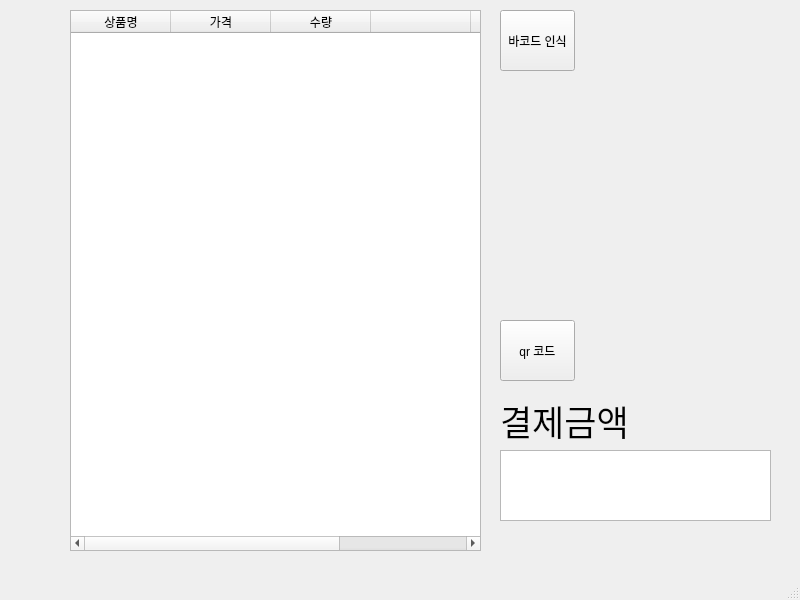
<?xml version="1.0" encoding="UTF-8"?>
<ui version="4.0">
 <class>MainWindow</class>
 <widget class="QMainWindow" name="MainWindow">
  <property name="geometry">
   <rect>
    <x>0</x>
    <y>0</y>
    <width>800</width>
    <height>600</height>
   </rect>
  </property>
  <property name="windowTitle">
   <string>MainWindow</string>
  </property>
  <widget class="QWidget" name="centralwidget">
   <widget class="QTableWidget" name="tableWidget">
    <property name="geometry">
     <rect>
      <x>70</x>
      <y>10</y>
      <width>411</width>
      <height>541</height>
     </rect>
    </property>
    <column>
     <property name="text">
      <string>상품명</string>
     </property>
    </column>
    <column>
     <property name="text">
      <string>가격</string>
     </property>
    </column>
    <column>
     <property name="text">
      <string>수량</string>
     </property>
    </column>
    <column>
     <property name="text">
      <string/>
     </property>
    </column>
    <column>
     <property name="text">
      <string/>
     </property>
    </column>
    <column>
     <property name="text">
      <string/>
     </property>
    </column>
   </widget>
   <widget class="QPushButton" name="pushButton">
    <property name="geometry">
     <rect>
      <x>500</x>
      <y>320</y>
      <width>75</width>
      <height>61</height>
     </rect>
    </property>
    <property name="text">
     <string>qr 코드</string>
    </property>
   </widget>
   <widget class="QLabel" name="label">
    <property name="geometry">
     <rect>
      <x>500</x>
      <y>390</y>
      <width>171</width>
      <height>61</height>
     </rect>
    </property>
    <property name="font">
     <font>
      <family>Adobe Arabic</family>
      <pointsize>26</pointsize>
     </font>
    </property>
    <property name="text">
     <string>결제금액</string>
    </property>
   </widget>
   <widget class="QTextEdit" name="textEdit">
    <property name="geometry">
     <rect>
      <x>500</x>
      <y>450</y>
      <width>271</width>
      <height>71</height>
     </rect>
    </property>
   </widget>
   <widget class="QPushButton" name="pushButton_2">
    <property name="geometry">
     <rect>
      <x>500</x>
      <y>10</y>
      <width>75</width>
      <height>61</height>
     </rect>
    </property>
    <property name="text">
     <string>바코드 인식</string>
    </property>
   </widget>
  </widget>
  <widget class="QMenuBar" name="menubar">
   <property name="geometry">
    <rect>
     <x>0</x>
     <y>0</y>
     <width>800</width>
     <height>21</height>
    </rect>
   </property>
  </widget>
  <widget class="QStatusBar" name="statusbar"/>
 </widget>
 <resources/>
 <connections/>
</ui>
